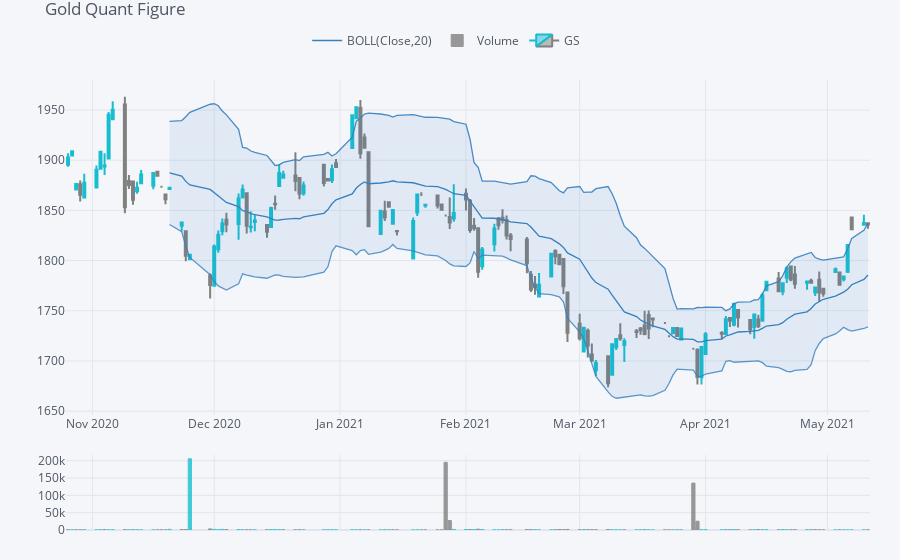
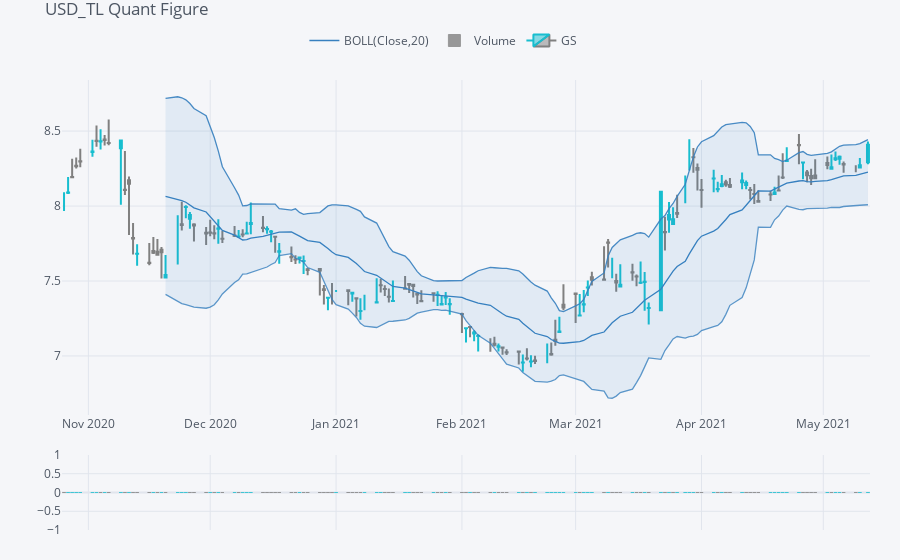
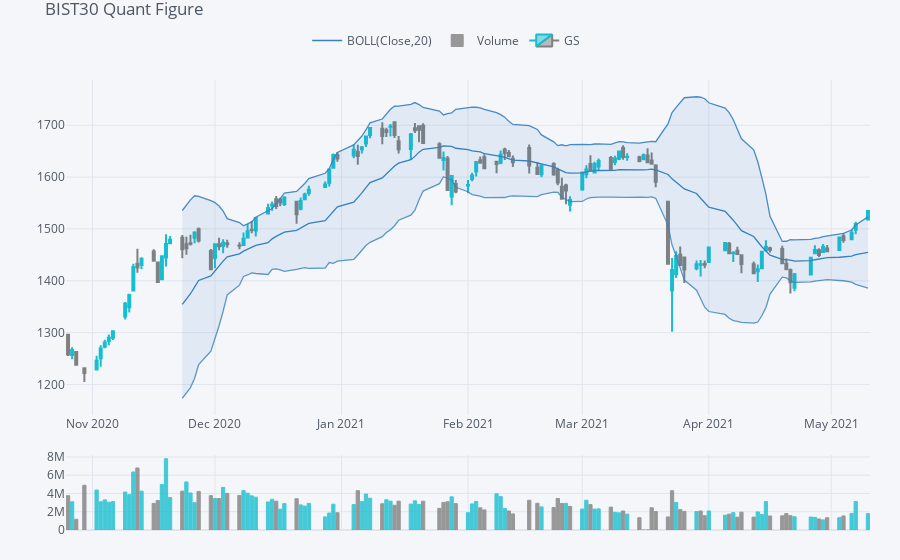

These figures' notebook cell, in order:
### Code cell
if __name__ == "__main__":
    test_run(200)

### Figure 1 — Plotly figure (JSON) as saved in the notebook; plotly's stock layout.template omitted (floating-point values rounded to 4 significant figures; data arrays with more than 128 entries replaced by an {"elided": "..."} marker saying what was removed)
{"data": [{"legendgroup": "BOLL(Close,20)", "line": {"color": "rgba(55, 128, 191, 1.0)", "dash": "solid", "shape": "linear", "width": 1.3}, "mode": "lines", "name": "BOLL(Close,20)", "showlegend": true, "text": "", "type": "scatter", "x": {"elided": "134 str values"}, "y": {"elided": "134 mixed values"}, "yaxis": "y2"}, {"legendgroup": "BOLL(Close,20)", "line": {"color": "rgba(55, 128, 191, 0.8999999999999999)", "dash": "solid", "shape": "linear", "width": 1.3}, "mode": "lines", "name": "UPPER(Close,20)", "showlegend": false, "text": "", "type": "scatter", "x": {"elided": "134 str values"}, "y": {"elided": "134 mixed values"}, "yaxis": "y2"}, {"fill": "tonexty", "fillcolor": "rgba(55, 128, 191, 0.1)", "legendgroup": "BOLL(Close,20)", "line": {"color": "rgba(55, 128, 191, 0.7999999999999998)", "dash": "solid", "shape": "linear", "width": 1.3}, "mode": "lines", "name": "LOWER(Close,20)", "showlegend": false, "text": "", "type": "scatter", "x": {"elided": "134 str values"}, "y": {"elided": "134 mixed values"}, "yaxis": "y2"}, {"marker": {"color": {"elided": "134 str values"}, "line": {"color": {"elided": "134 str values"}, "width": 1}}, "name": "Volume", "opacity": 0.8, "orientation": "v", "text": "", "type": "bar", "x": {"elided": "134 str values"}, "y": {"elided": "134 int values"}, "yaxis": "y3"}, {"close": {"elided": "134 float values"}, "decreasing": {"line": {"color": "#808080"}}, "high": {"elided": "134 float values"}, "increasing": {"line": {"color": "#17BECF"}}, "low": {"elided": "134 float values"}, "name": "GS", "open": {"elided": "134 float values"}, "showlegend": true, "type": "candlestick", "x": {"elided": "134 str values"}, "yaxis": "y2"}], "layout": {"legend": {"bgcolor": "#F5F6F9", "font": {"color": "#4D5663"}, "orientation": "h", "x": 0.3, "y": 0.95, "yanchor": "bottom"}, "margin": {"b": 30, "l": 30, "r": 30, "t": 30}, "paper_bgcolor": "#F5F6F9", "plot_bgcolor": "#F5F6F9", "showlegend": true, "title": {"font": {"color": "#4D5663"}, "text": "Gold Quant Figure"}, "xaxis": {"anchor": "y2", "gridcolor": "#E1E5ED", "rangeselector": {"bgcolor": "rgba(150, 200, 250, 1)", "buttons": [{"count": 1, "label": "1m", "step": "month", "stepmode": "backward"}, {"count": 1, "label": "1y", "step": "year", "stepmode": "backward"}], "font": {"size": 13}, "visible": false, "x": 0, "y": 0.9}, "rangeslider": {"visible": false}, "showgrid": true, "tickfont": {"color": "#4D5663"}, "title": {"font": {"color": "#4D5663"}, "text": ""}, "zerolinecolor": "#E1E5ED"}, "yaxis": {"gridcolor": "#E1E5ED", "showgrid": true, "showticklabels": false, "tickfont": {"color": "#4D5663"}, "title": {"font": {"color": "#4D5663"}, "text": ""}, "zerolinecolor": "#E1E5ED"}, "yaxis2": {"domain": [0.23, 0.9], "gridcolor": "#E1E5ED", "showgrid": true, "tickfont": {"color": "#4D5663"}, "title": {"font": {"color": "#4D5663"}, "text": ""}, "zerolinecolor": "#E1E5ED"}, "yaxis3": {"domain": [0, 0.15], "gridcolor": "#E1E5ED", "showgrid": true, "tickfont": {"color": "#4D5663"}, "title": {"font": {"color": "#4D5663"}, "text": ""}, "zerolinecolor": "#E1E5ED"}}}

### Figure 2 — Plotly figure (JSON) as saved in the notebook; plotly's stock layout.template omitted (floating-point values rounded to 4 significant figures; data arrays with more than 128 entries replaced by an {"elided": "..."} marker saying what was removed)
{"data": [{"legendgroup": "BOLL(Close,20)", "line": {"color": "rgba(55, 128, 191, 1.0)", "dash": "solid", "shape": "linear", "width": 1.3}, "mode": "lines", "name": "BOLL(Close,20)", "showlegend": true, "text": "", "type": "scatter", "x": {"elided": "143 str values"}, "y": {"elided": "143 mixed values"}, "yaxis": "y2"}, {"legendgroup": "BOLL(Close,20)", "line": {"color": "rgba(55, 128, 191, 0.8999999999999999)", "dash": "solid", "shape": "linear", "width": 1.3}, "mode": "lines", "name": "UPPER(Close,20)", "showlegend": false, "text": "", "type": "scatter", "x": {"elided": "143 str values"}, "y": {"elided": "143 mixed values"}, "yaxis": "y2"}, {"fill": "tonexty", "fillcolor": "rgba(55, 128, 191, 0.1)", "legendgroup": "BOLL(Close,20)", "line": {"color": "rgba(55, 128, 191, 0.7999999999999998)", "dash": "solid", "shape": "linear", "width": 1.3}, "mode": "lines", "name": "LOWER(Close,20)", "showlegend": false, "text": "", "type": "scatter", "x": {"elided": "143 str values"}, "y": {"elided": "143 mixed values"}, "yaxis": "y2"}, {"marker": {"color": {"elided": "143 str values"}, "line": {"color": {"elided": "143 str values"}, "width": 1}}, "name": "Volume", "opacity": 0.8, "orientation": "v", "text": "", "type": "bar", "x": {"elided": "143 str values"}, "y": {"elided": "143 int values"}, "yaxis": "y3"}, {"close": {"elided": "143 float values"}, "decreasing": {"line": {"color": "#808080"}}, "high": {"elided": "143 float values"}, "increasing": {"line": {"color": "#17BECF"}}, "low": {"elided": "143 float values"}, "name": "GS", "open": {"elided": "143 float values"}, "showlegend": true, "type": "candlestick", "x": {"elided": "143 str values"}, "yaxis": "y2"}], "layout": {"legend": {"bgcolor": "#F5F6F9", "font": {"color": "#4D5663"}, "orientation": "h", "x": 0.3, "y": 0.95, "yanchor": "bottom"}, "margin": {"b": 30, "l": 30, "r": 30, "t": 30}, "paper_bgcolor": "#F5F6F9", "plot_bgcolor": "#F5F6F9", "showlegend": true, "title": {"font": {"color": "#4D5663"}, "text": "USD_TL Quant Figure"}, "xaxis": {"anchor": "y2", "gridcolor": "#E1E5ED", "rangeselector": {"bgcolor": "rgba(150, 200, 250, 1)", "buttons": [{"count": 1, "label": "1m", "step": "month", "stepmode": "backward"}, {"count": 1, "label": "1y", "step": "year", "stepmode": "backward"}], "font": {"size": 13}, "visible": false, "x": 0, "y": 0.9}, "rangeslider": {"visible": false}, "showgrid": true, "tickfont": {"color": "#4D5663"}, "title": {"font": {"color": "#4D5663"}, "text": ""}, "zerolinecolor": "#E1E5ED"}, "yaxis": {"gridcolor": "#E1E5ED", "showgrid": true, "showticklabels": false, "tickfont": {"color": "#4D5663"}, "title": {"font": {"color": "#4D5663"}, "text": ""}, "zerolinecolor": "#E1E5ED"}, "yaxis2": {"domain": [0.23, 0.9], "gridcolor": "#E1E5ED", "showgrid": true, "tickfont": {"color": "#4D5663"}, "title": {"font": {"color": "#4D5663"}, "text": ""}, "zerolinecolor": "#E1E5ED"}, "yaxis3": {"domain": [0, 0.15], "gridcolor": "#E1E5ED", "showgrid": true, "tickfont": {"color": "#4D5663"}, "title": {"font": {"color": "#4D5663"}, "text": ""}, "zerolinecolor": "#E1E5ED"}}}

### Figure 3 — Plotly figure (JSON) as saved in the notebook; plotly's stock layout.template omitted (floating-point values rounded to 4 significant figures; data arrays with more than 128 entries replaced by an {"elided": "..."} marker saying what was removed)
{"data": [{"legendgroup": "BOLL(Close,20)", "line": {"color": "rgba(55, 128, 191, 1.0)", "dash": "solid", "shape": "linear", "width": 1.3}, "mode": "lines", "name": "BOLL(Close,20)", "showlegend": true, "text": "", "type": "scatter", "x": {"elided": "132 str values"}, "y": {"elided": "132 mixed values"}, "yaxis": "y2"}, {"legendgroup": "BOLL(Close,20)", "line": {"color": "rgba(55, 128, 191, 0.8999999999999999)", "dash": "solid", "shape": "linear", "width": 1.3}, "mode": "lines", "name": "UPPER(Close,20)", "showlegend": false, "text": "", "type": "scatter", "x": {"elided": "132 str values"}, "y": {"elided": "132 mixed values"}, "yaxis": "y2"}, {"fill": "tonexty", "fillcolor": "rgba(55, 128, 191, 0.1)", "legendgroup": "BOLL(Close,20)", "line": {"color": "rgba(55, 128, 191, 0.7999999999999998)", "dash": "solid", "shape": "linear", "width": 1.3}, "mode": "lines", "name": "LOWER(Close,20)", "showlegend": false, "text": "", "type": "scatter", "x": {"elided": "132 str values"}, "y": {"elided": "132 mixed values"}, "yaxis": "y2"}, {"marker": {"color": {"elided": "132 str values"}, "line": {"color": {"elided": "132 str values"}, "width": 1}}, "name": "Volume", "opacity": 0.8, "orientation": "v", "text": "", "type": "bar", "x": {"elided": "132 str values"}, "y": {"elided": "132 int values"}, "yaxis": "y3"}, {"close": {"elided": "132 float values"}, "decreasing": {"line": {"color": "#808080"}}, "high": {"elided": "132 float values"}, "increasing": {"line": {"color": "#17BECF"}}, "low": {"elided": "132 float values"}, "name": "GS", "open": {"elided": "132 float values"}, "showlegend": true, "type": "candlestick", "x": {"elided": "132 str values"}, "yaxis": "y2"}], "layout": {"legend": {"bgcolor": "#F5F6F9", "font": {"color": "#4D5663"}, "orientation": "h", "x": 0.3, "y": 0.95, "yanchor": "bottom"}, "margin": {"b": 30, "l": 30, "r": 30, "t": 30}, "paper_bgcolor": "#F5F6F9", "plot_bgcolor": "#F5F6F9", "showlegend": true, "title": {"font": {"color": "#4D5663"}, "text": "BIST30 Quant Figure"}, "xaxis": {"anchor": "y2", "gridcolor": "#E1E5ED", "rangeselector": {"bgcolor": "rgba(150, 200, 250, 1)", "buttons": [{"count": 1, "label": "1m", "step": "month", "stepmode": "backward"}, {"count": 1, "label": "1y", "step": "year", "stepmode": "backward"}], "font": {"size": 13}, "visible": false, "x": 0, "y": 0.9}, "rangeslider": {"visible": false}, "showgrid": true, "tickfont": {"color": "#4D5663"}, "title": {"font": {"color": "#4D5663"}, "text": ""}, "zerolinecolor": "#E1E5ED"}, "yaxis": {"gridcolor": "#E1E5ED", "showgrid": true, "showticklabels": false, "tickfont": {"color": "#4D5663"}, "title": {"font": {"color": "#4D5663"}, "text": ""}, "zerolinecolor": "#E1E5ED"}, "yaxis2": {"domain": [0.23, 0.9], "gridcolor": "#E1E5ED", "showgrid": true, "tickfont": {"color": "#4D5663"}, "title": {"font": {"color": "#4D5663"}, "text": ""}, "zerolinecolor": "#E1E5ED"}, "yaxis3": {"domain": [0, 0.15], "gridcolor": "#E1E5ED", "showgrid": true, "tickfont": {"color": "#4D5663"}, "title": {"font": {"color": "#4D5663"}, "text": ""}, "zerolinecolor": "#E1E5ED"}}}
